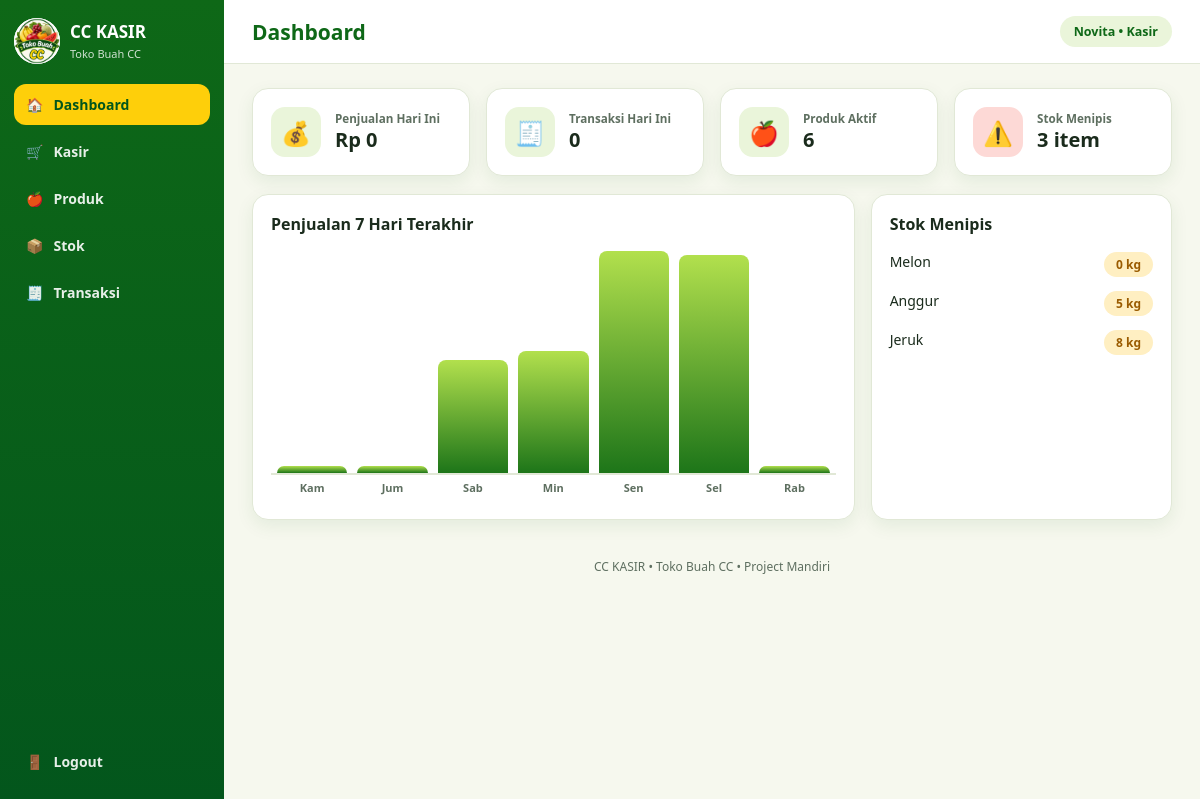
Screenshot of /views/dashboard.php (signed in) with the database file from the repository.
### tables this page shows
CREATE TABLE produk (
  id_produk INT NOT NULL AUTO_INCREMENT PRIMARY KEY,
  nama_produk VARCHAR(100) NOT NULL,
  kategori VARCHAR(50) NOT NULL,
  harga INT NOT NULL DEFAULT 0,
  satuan VARCHAR(20) NOT NULL DEFAULT 'kg',
  stok DECIMAL(10,2) NOT NULL DEFAULT 0,
  stok_minimum DECIMAL(10,2) NOT NULL DEFAULT 0,
  status ENUM('aktif','nonaktif') NOT NULL DEFAULT 'aktif'
);

### includes/functions.php (called while the page is built, shortened)
<?php
function rupiah($angka): string
{
    return 'Rp ' . number_format((float) $angka, 0, ',', '.');
}
function e($teks): string
{
    return htmlspecialchars((string) $teks, ENT_QUOTES, 'UTF-8');
}
function format_qty($qty): string
{
    return rtrim(rtrim(number_format((float) $qty, 2, ',', '.'), '0'), ',');
}

### views/dashboard.php (the view, shortened to what this page needs)
<?php
$db = db();
$produkAktif = (int) $db->query("SELECT COUNT(*) FROM produk WHERE status = 'aktif'")->fetchColumn();
$stokMenipis = (int) $db->query("SELECT COUNT(*) FROM produk WHERE status = 'aktif' AND stok <= stok_minimum")->fetchColumn();
$trxHariIni = (int) $db->query("SELECT COUNT(*) FROM transaksi WHERE DATE(tanggal) = CURDATE()")->fetchColumn();
$omzetHariIni = (float) $db->query("SELECT COALESCE(SUM(total), 0) FROM transaksi WHERE DATE(tanggal) = CURDATE()")->fetchColumn();
$st = $db->prepare('SELECT DATE(tanggal) AS hari, SUM(total) AS omzet FROM transaksi WHERE DATE(tanggal) >= ? GROUP BY DATE(tanggal)');
$st->execute([date('Y-m-d', strtotime('-6 days'))]);
$peta = [];
foreach ($st->fetchAll() as $r) {
    $peta[$r['hari']] = (float) $r['omzet'];
}
$namaHari = ['Min', 'Sen', 'Sel', 'Rab', 'Kam', 'Jum', 'Sab'];
$tujuhHari = [];
$maks = 1;
for ($i = 6; $i >= 0; $i--) {
    $tgl = date('Y-m-d', strtotime("-$i days"));
    $nilai = $peta[$tgl] ?? 0;
    $tujuhHari[] = [$namaHari[(int) date('w', strtotime($tgl))], $nilai];
    if ($nilai > $maks) {
        $maks = $nilai;
    }
}
$menipis = $db->query("SELECT nama_produk, stok, satuan FROM produk WHERE status = 'aktif' AND stok <= stok_minimum ORDER BY stok LIMIT 6")->fetchAll();
include ROOT_PATH . '/includes/header.php';
include ROOT_PATH . '/includes/navbar.php';
?>
<div class="view">
    <div class="row c4">
        <div class="card stat"><div class="ico">💰</div><div><small>Penjualan Hari Ini</small><b><?= rupiah($omzetHariIni) ?></b></div></div>
        <div class="card stat"><div class="ico">🧾</div><div><small>Transaksi Hari Ini</small><b><?= $trxHariIni ?></b></div></div>
        <div class="card stat"><div class="ico">🍎</div><div><small>Produk Aktif</small><b><?= $produkAktif ?></b></div></div>
        <div class="card stat"><div class="ico warn">⚠️</div><div><small>Stok Menipis</small><b><?= $stokMenipis ?> item</b></div></div>
    </div>
    <div class="row c21">
        <div class="card">
            <h3>Penjualan 7 Hari Terakhir</h3>
            <div class="bars">
                <?php foreach ($tujuhHari as [$label, $nilai]): ?>
                    <div style="height:<?= max(3, round($nilai / $maks * 100)) ?>%" title="<?= e(rupiah($nilai)) ?>"><span><?= e($label) ?></span></div>
                <?php endforeach; ?>
            </div>
            <div class="bars-gap"></div>
        </div>
        <div class="card">
            <h3>Stok Menipis</h3>
            <?php foreach ($menipis as $m): ?>
                <div class="ln"><span><?= e($m['nama_produk']) ?></span><span class="bd lw"><?= e(format_qty($m['stok'])) ?> <?= e($m['satuan']) ?></span></div>
            <?php endforeach; ?>
        </div>
    </div>
</div>
<?php include ROOT_PATH . '/includes/footer.php'; ?>

### assets/css/style.css (style rules this page uses)
:root { --g1:#03561C;--g2:#0E6817;--g3:#1D7519;--lime:#B2E04D;--yel:#FECF0A;--bg:#F6F8EE;--card:#fff;--ink:#1A2B1C;--mut:#5E6F60;--line:#E1E8D6;--tint:#EAF5DA }
* { box-sizing:border-box;margin:0 }
html,body { min-height:100% }
body { font-family:Nunito,'Segoe UI',Arial,sans-serif;background:var(--bg);color:var(--ink);font-size:14px }
.view { padding:24px 28px;display:grid;gap:18px }
.row { display:grid;gap:16px }
.c4 { grid-template-columns:repeat(4,1fr) }
.c21 { grid-template-columns:2fr 1fr }
.card { background:var(--card);border-radius:16px;padding:18px;border:1px solid var(--line);box-shadow:0 6px 18px rgba(3,86,28,.08) }
.card h3 { font-size:16px;margin-bottom:10px }
.stat { display:flex;gap:14px;align-items:center }
.ico { width:50px;height:50px;border-radius:14px;display:grid;place-items:center;font-size:24px;background:var(--tint) }
.ico.warn { background:#FDD9D6 }
.stat small { color:var(--mut);display:block;font-weight:600 }
.stat b { font-size:20px }
.bd { padding:4px 12px;border-radius:99px;font-size:12px;font-weight:800;background:#E6E6E6 }
.bd.lw { background:#FFEFC2;color:#9A5B00 }
.ln { display:flex;justify-content:space-between;align-items:flex-start;padding:7px 0;gap:12px }
.bars { display:flex;align-items:flex-end;gap:10px;height:230px;border-bottom:2px solid var(--line);padding:6px 6px 0 }
.bars div { flex:1;border-radius:8px 8px 0 0;background:linear-gradient(180deg,var(--lime),var(--g3));position:relative;min-width:8px }
.bars span { position:absolute;bottom:-22px;left:0;right:0;text-align:center;font-size:11px;color:var(--mut);font-weight:700 }
.bars-gap { height:26px }

### rows the page displays
produk: nama_produk "Melon", stok "0", satuan "kg"
produk: nama_produk "Anggur", stok "5", satuan "kg"
produk: nama_produk "Jeruk", stok "8", satuan "kg"

### other values shown
APP_NAME "CC KASIR"
MITRA_NAME "Toko Buah CC"
$icon "🏠"
$label "Dashboard"
$icon "🛒"
$label "Kasir"
$icon "🍎"
$label "Produk"
$icon "📦"
$label "Stok"
$icon "🧾"
$label "Transaksi"
$pageTitle "Dashboard"
$_SESSION['user']['nama'] "Novita"
$_SESSION['user']['role'] "Kasir"
